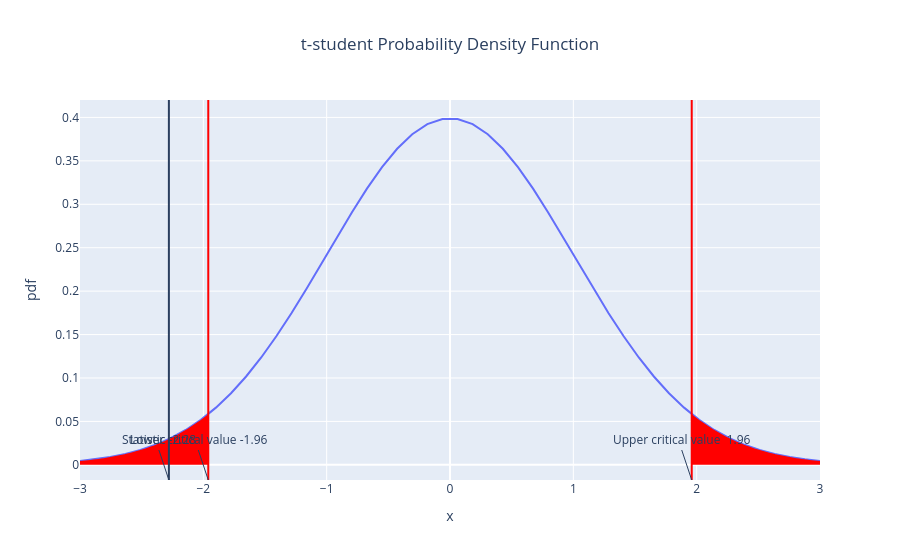

The notebook cell saved with this chart:
### Code cell
# graphical representation of the test + statistic + cv + rejection areas:
show_statistical_test(Tstatistic3, 0.05, n12+n22-2, distribution="t-student", alternative="two-sided")
